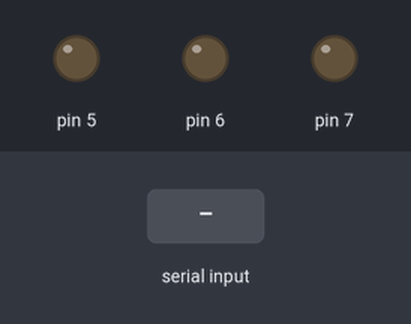
A sketch run on a simulated Arduino Uno, built with avr-gcc and run on an emulated ATmega328P. Shown: output pins drawn as LEDs (lit = HIGH). Inputs (shaded band) come from the test bench.

Above: at 1.2 s.
1.3 s: byte 1 (1) received over Serial
At 2.5 s:
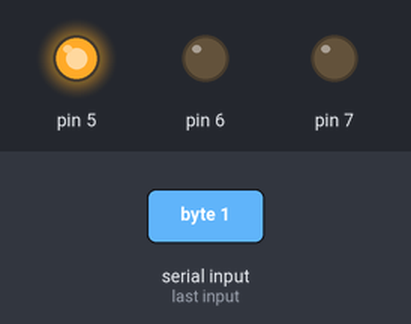
2.8 s: byte 2 (2) received over Serial
At 3.8 s:
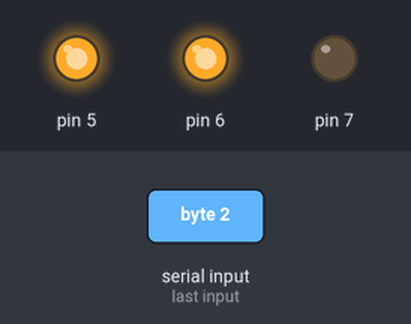
4.3 s: byte 5 (5) received over Serial
At 4.9 s:
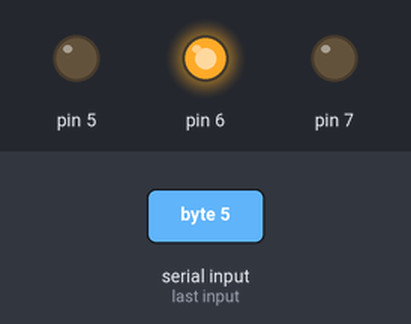
5.8 s: byte 3 (3) received over Serial
At 6.1 s:
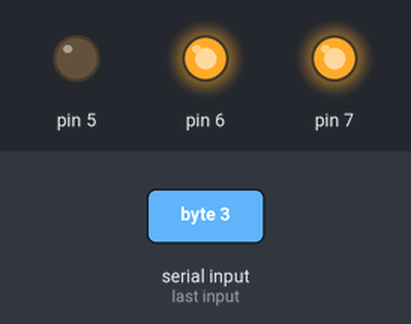
7.3 s: byte 6 (6) received over Serial
At 8.4 s:
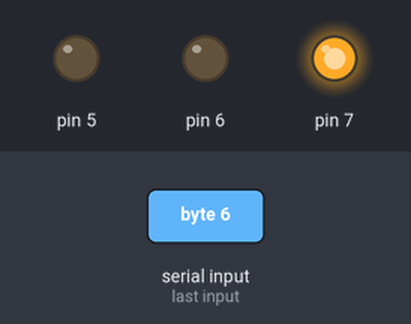
8.8 s: byte 1 (1) received over Serial
At 9.6 s:
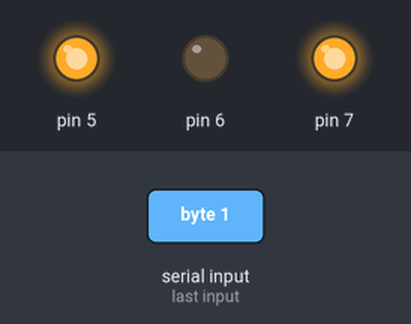
Timing chart, 0 to 11.3 s (numbered marks = the images above; inputs shaded):
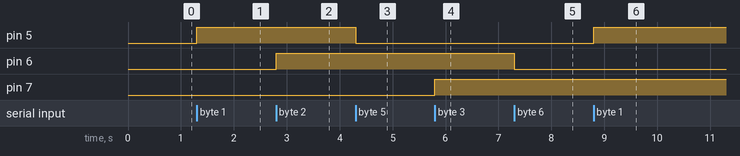

Measured:
- after the input at 1.3 s, pin 5: LOW → HIGH at once
- after the input at 2.8 s, pin 6: LOW → HIGH at once
- after the input at 4.3 s, pin 5: HIGH → LOW at once
- after the input at 5.8 s, pin 7: LOW → HIGH at once
- after the input at 7.3 s, pin 6: HIGH → LOW at once
- after the input at 8.8 s, pin 5: LOW → HIGH at once

The sketch:

bluetooth_bulb.ino
```cpp
void setup()
{
  pinMode(5, OUTPUT);
  pinMode(6, OUTPUT);
  pinMode(7, OUTPUT);
  Serial.begin(9600);
}
void loop()
{
  int x = Serial.read();
  if(x == 1)
  {
    digitalWrite(5, HIGH);
  }
  else if(x == 5)
  {
    digitalWrite(5, LOW);
  }
  if(x == 2)
  {
    digitalWrite(6, HIGH);
  }
  else if(x == 6)
  {
    digitalWrite(6, LOW);
  }
  if(x == 3)
  {
    digitalWrite(7, HIGH);
  }
  else if(x == 7)
  {
    digitalWrite(7, LOW);
  }
}
```
